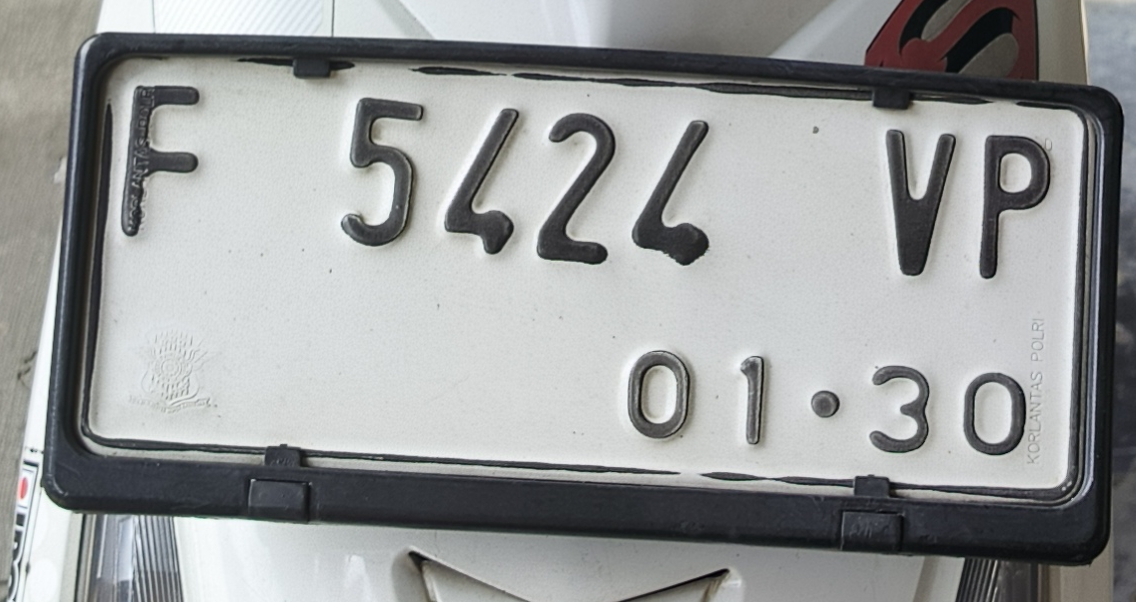
#> input picture images/plat_asli.jpg, 1136 x 602 px
$ python main.py
#> lines starting #> are read from the running program, lines starting #| are printed output that depends on the picture; after the words box and inside, x2 and y2 are one past the last pixel; in counts of white or black regions, pixels touching at a corner belong together
import os
import csv
import cv2
import imageio.v3 as iio
import numpy as np
import matplotlib.pyplot as plt

INPUT_DIR = "images"
OUTPUT_DIR = "output"
os.makedirs(OUTPUT_DIR, exist_ok=True)

DAFTAR_GAMBAR = [
    ("PLAT ASLI", "plat_asli.jpg"),
    ("PLAT TERANG", "plat_terang.jpg"),
    ("PLAT GELAP", "plat_gelap.jpg"),
]

WINDOW_W, WINDOW_H = 1400, 820
PANEL_W, PANEL_H = 680, 650
BG = (24, 25, 30)
PANEL = (36, 38, 45)
WHITE = (240, 242, 245)
MUTED = (165, 171, 182)
ACCENT = (70, 190, 255)
GREEN = (100, 220, 150)


def teks(img, text, xy, scale=0.6, color=WHITE, thickness=1):
    cv2.putText(img, str(text), xy, cv2.FONT_HERSHEY_SIMPLEX,
                scale, color, thickness, cv2.LINE_AA)


def pas_dalam(img, max_w, max_h):
    h, w = img.shape[:2]
    if h == 0 or w == 0:
        return np.zeros((max_h, max_w, 3), dtype=np.uint8)
    skala = min(max_w / w, max_h / h)
    nw, nh = max(1, int(w * skala)), max(1, int(h * skala))
    resized = cv2.resize(img, (nw, nh), interpolation=cv2.INTER_AREA)
    kanvas = np.zeros((max_h, max_w, 3), dtype=np.uint8)
    x, y = (max_w - nw) // 2, (max_h - nh) // 2
    kanvas[y:y + nh, x:x + nw] = resized
    return kanvas


def buat_panel_gambar(rgb, gray):
    panel = np.full((PANEL_H, PANEL_W, 3), PANEL, dtype=np.uint8)
    teks(panel, "IMAGE PREVIEW", (24, 34), 0.65, ACCENT, 2)
    teks(panel, "Gambar RGB", (24, 72), 0.55, WHITE, 1)
    rgb_bgr = cv2.cvtColor(rgb, cv2.COLOR_RGB2BGR)
    panel[88:323, 24:PANEL_W - 24] = pas_dalam(
        rgb_bgr, PANEL_W - 48, 235
    )
    teks(panel, "Hasil Grayscale", (24, 360), 0.55, WHITE, 1)
    gray_bgr = cv2.cvtColor(gray, cv2.COLOR_GRAY2BGR)
    panel[376:611, 24:PANEL_W - 24] = pas_dalam(
        gray_bgr, PANEL_W - 48, 235
    )
    return panel


def buat_histogram(gray):
    # OpenCV menghitung frekuensi setiap intensitas 0-255.
    hist = cv2.calcHist([gray], [0], None, [256], [0, 256]).flatten()
    hist = hist.astype(np.int64)

    chart = np.full((PANEL_H, PANEL_W, 3), PANEL, dtype=np.uint8)
    teks(chart, "GRAYSCALE HISTOGRAM", (24, 34), 0.65, ACCENT, 2)

    left, top = 48, 78
    plot_w, plot_h = PANEL_W - 80, 390
    right, bottom = left + plot_w, top + plot_h
    maksimum = max(1, int(hist.max()))

    for i in range(5):
        y = bottom - int(i * plot_h / 4)
        cv2.line(chart, (left, y), (right, y), (65, 68, 77), 1)
        teks(chart, f"{int(maksimum * i / 4):,}", (5, y + 5),
            0.36, MUTED, 1)

    for x in range(256):
        x1 = left + int(x * plot_w / 256)
        x2 = left + int((x + 1) * plot_w / 256)
        tinggi = int(hist[x] / maksimum * plot_h)
        cv2.rectangle(chart, (x1, bottom - tinggi),
                    (max(x1, x2 - 1), bottom), ACCENT, -1)

    cv2.rectangle(chart, (left, top), (right, bottom), (125, 130, 140), 1)
    for x in [0, 64, 128, 192, 255]:
        px = left + int(x / 255 * plot_w)
        teks(chart, str(x), (px - 10, bottom + 24), 0.42, MUTED, 1)

    teks(chart, "Intensitas piksel (0-255)", (left + 145, bottom + 50),
        0.5, WHITE, 1)
    teks(chart, "Jumlah Piksel", (24, 60), 0.42, MUTED, 1)

    total = int(gray.size)
    dominan = int(np.argmax(hist))
    rata = float(gray.mean())
    persen_gelap = float(np.count_nonzero(gray < 85) / total * 100)
    persen_terang = float(np.count_nonzero(gray > 170) / total * 100)

    teks(chart, f"Total piksel        : {total:,}", (28, 555), 0.52, WHITE, 1)
    teks(chart, f"Intensitas dominan  : {dominan} ({int(hist[dominan]):,} piksel)",
        (28, 583), 0.46, GREEN, 1)
    teks(chart, f"Rata-rata intensitas: {rata:.2f}", (28, 611), 0.48, WHITE, 1)
    teks(chart, f"Piksel gelap (<85): {persen_gelap:.1f}%", (28, 639),
        0.43, MUTED, 1)
    teks(chart, f"Piksel terang (>170): {persen_terang:.1f}%", (350, 639),
        0.43, MUTED, 1)
    return chart, hist


def simpan_hasil(nama, gray, hist):
    dasar = nama.lower().replace(" ", "_")
    iio.imwrite(os.path.join(OUTPUT_DIR, f"{dasar}_grayscale.png"), gray)

    with open(os.path.join(OUTPUT_DIR, f"{dasar}_histogram.csv"),
            "w", newline="", encoding="utf-8") as f:
        writer = csv.writer(f)
        writer.writerow(["Intensitas", "Jumlah Piksel"])
        writer.writerows((i, int(hist[i])) for i in range(256))

    # Matplotlib menyimpan grafik histogram untuk kebutuhan laporan.
    plt.figure(figsize=(10, 4.8))
    plt.bar(np.arange(256), hist, width=1.0, color="gray")
    plt.title(f"Histogram Grayscale - {nama}")
    plt.xlabel("Intensitas Piksel (0-255)")
    plt.ylabel("Jumlah Piksel")
    plt.xlim(0, 255)
    plt.grid(axis="y", alpha=0.25)
    plt.tight_layout()
    plt.savefig(os.path.join(OUTPUT_DIR, f"{dasar}_histogram.png"), dpi=300)
    plt.close()


def muat_gambar(path):
    rgb = iio.imread(path)
    if rgb.ndim == 2:
        rgb = cv2.cvtColor(rgb, cv2.COLOR_GRAY2RGB)
    elif rgb.ndim == 3 and rgb.shape[2] == 4:
        rgb = rgb[:, :, :3]
    if rgb.ndim != 3 or rgb.shape[2] != 3:
        raise ValueError("Format gambar harus RGB, RGBA, atau grayscale.")

    if rgb.dtype != np.uint8:
        arr = rgb.astype(np.float64)
        mn, mx = arr.min(), arr.max()
        arr = (arr - mn) * 255.0 / (mx - mn) if mx > mn else np.zeros_like(arr)
        rgb = np.clip(arr, 0, 255).astype(np.uint8)

    gray = cv2.cvtColor(rgb, cv2.COLOR_RGB2GRAY)
    return rgb, gray


def main():
    tersedia = []
    for nama, file in DAFTAR_GAMBAR:
        path = os.path.join(INPUT_DIR, file)
        if os.path.isfile(path):
            tersedia.append((nama, path))
        else:
            print(f"[PERINGATAN] Gambar tidak ditemukan: {path}")

    if not tersedia:
        print("Tidak ada gambar ditemukan. Pastikan file ada di folder images.")
        return

    data = []
    for nama, path in tersedia:
        try:
            rgb, gray = muat_gambar(path)
#> in muat_gambar, rgb is the input picture: shape (602, 1136, 3); mean R, G, B 153.3, 155.3, 155.4
            hist = np.bincount(gray.ravel(), minlength=256)
#> hist = 256 values, max 15995 at index 216, min 0 at index 255, mean 2671.4
            simpan_hasil(nama, gray, hist)
#> in simpan_hasil, `plt.savefig(os.path.join(OUTPUT_DIR, f"{dasar}_histogram.png"), dpi=300)`:
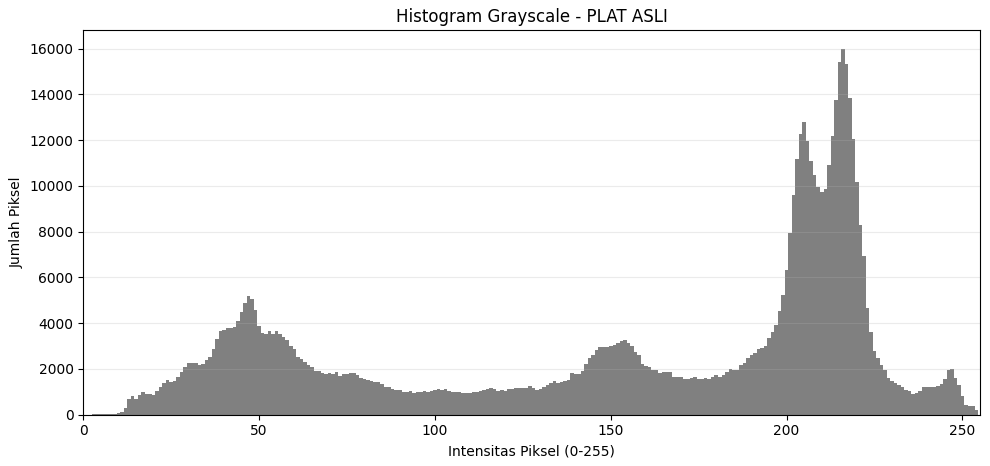
#> figure drawn by matplotlib, 1 panel; tallest bar 15995 high, from x = 215.5 to 216.5
            data.append((nama, rgb, gray, hist))
            print(f"{nama}: ukuran={gray.shape}, total piksel={gray.size:,}, "
                f"intensitas dominan={int(np.argmax(hist))}, "
                f"frekuensi={int(hist.max()):,}")
#| PLAT ASLI: ukuran=(602, 1136), total piksel=683,872, intensitas dominan=216, frekuensi=15,995
        except Exception as e:
            print(f"[ERROR] Gagal memproses {path}: {e}")
#> pass 2 of the loop in main, `for nama, path in tersedia:`:
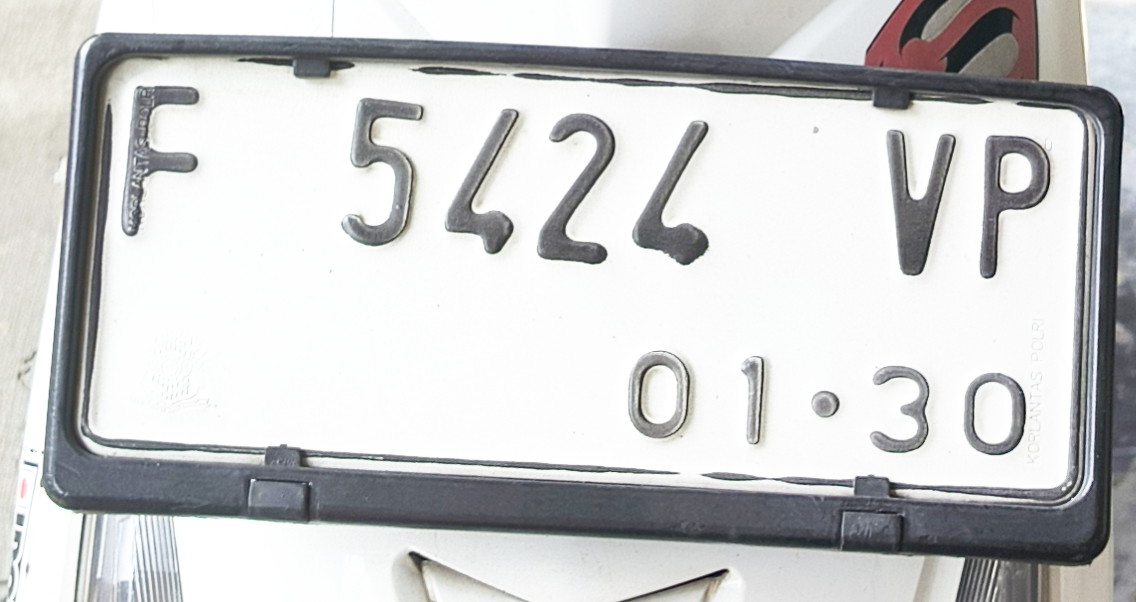
#> input picture images/plat_terang.jpg, 1136 x 602 px
#> in muat_gambar, rgb is the input picture: shape (602, 1136, 3); mean R, G, B 202, 202.8, 203.2
#> in main, `hist = np.bincount(gray.ravel(), minlength=256)`: hist = 256 values, max 94225 at index 254, min 0 at index 0, mean 2671.4
#> in simpan_hasil (call 2), `plt.savefig(os.path.join(OUTPUT_DIR, f"{dasar}_histogram.png"), dpi=300)`:
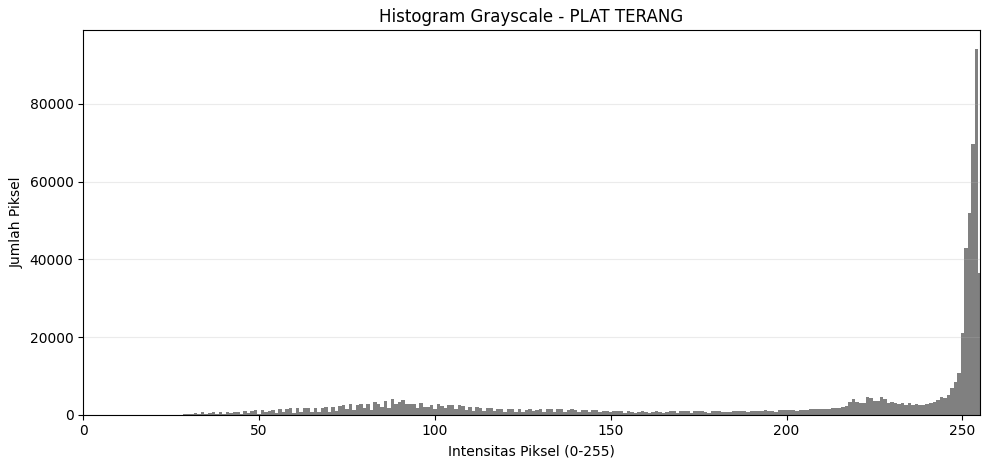
#> figure drawn by matplotlib, 1 panel; tallest bar 94225 high, from x = 253.5 to 254.5
#| PLAT TERANG: ukuran=(602, 1136), total piksel=683,872, intensitas dominan=254, frekuensi=94,225
#> pass 3 of the loop in main, `for nama, path in tersedia:`:
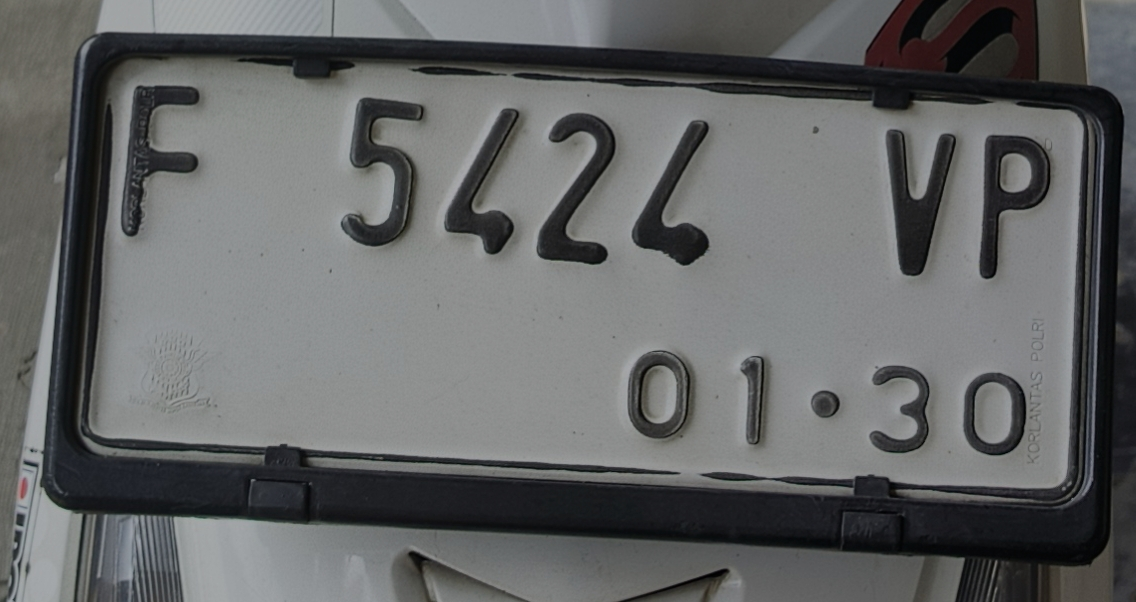
#> input picture images/plat_gelap.jpg, 1136 x 602 px
#> in muat_gambar, rgb is the input picture: shape (602, 1136, 3); mean R, G, B 100.2, 101.6, 101.8
#> in main, `hist = np.bincount(gray.ravel(), minlength=256)`: hist = 256 values, max 26737 at index 143, min 0 at index 171, mean 2671.4
#> in simpan_hasil (call 3), `plt.savefig(os.path.join(OUTPUT_DIR, f"{dasar}_histogram.png"), dpi=300)`:
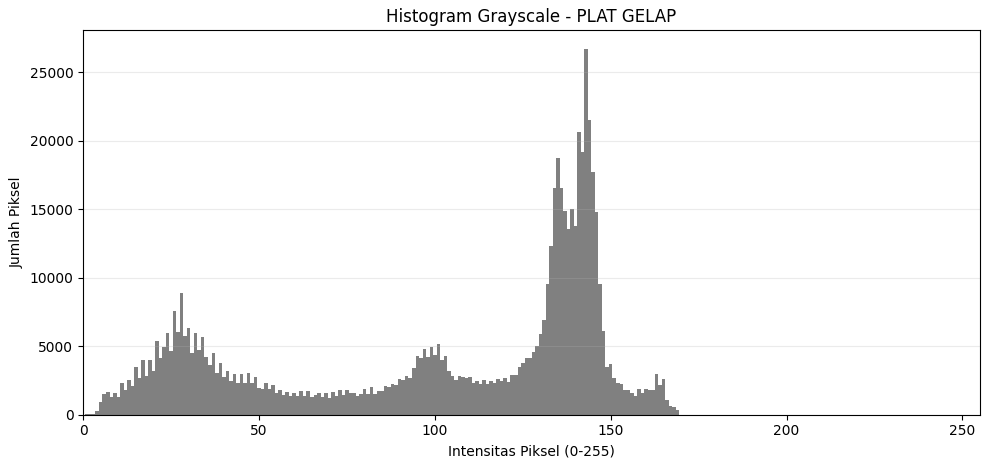
#> figure drawn by matplotlib, 1 panel; tallest bar 26737 high, from x = 142.5 to 143.5
#| PLAT GELAP: ukuran=(602, 1136), total piksel=683,872, intensitas dominan=143, frekuensi=26,737

    if not data:
        return

    index = 0
    window_name = "Analisis Histogram Citra - OpenCV"
    cv2.namedWindow(window_name, cv2.WINDOW_NORMAL)
    cv2.resizeWindow(window_name, WINDOW_W, WINDOW_H)

    while True:
        nama, rgb, gray, hist_np = data[index]
#> nama = 'PLAT ASLI'; hist_np = 256 values, max 15995 at index 216, min 0 at index 255, mean 2671.4
        canvas = np.full((WINDOW_H, WINDOW_W, 3), BG, dtype=np.uint8)
        teks(canvas, "ANALISIS HISTOGRAM CITRA", (28, 38), 0.9, WHITE, 2)
        teks(canvas, f"Objek: {nama}", (30, 72), 0.58, ACCENT, 2)
        teks(canvas, "OpenCV | NumPy | ImageIO | Matplotlib",
            (WINDOW_W - 530, 38), 0.48, MUTED, 1)
#> call 3 of teks, with text = 'OpenCV | NumPy | ImageIO | Matplotlib', xy = (870, 38), scale = 0.48, color = (165, 171, 182), thickness = 1
#> in teks (call 3), `cv2.putText(img, str(text), xy, cv2.FONT_HERSHEY_SIMPLEX, scale, color..`:
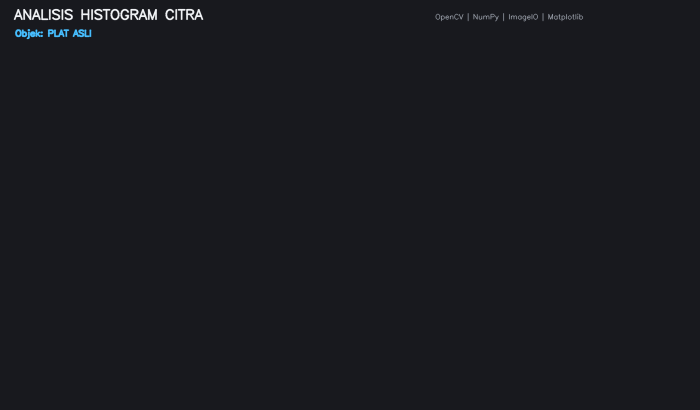
#> img: shape (820, 1400, 3) (shown at 1/2 size); mean of channels 0, 1, 2 24.8, 25.9, 31; drawn as R, G, B

        panel_gambar = buat_panel_gambar(rgb, gray)
#> in pas_dalam, `kanvas[y:y + nh, x:x + nw] = resized`:
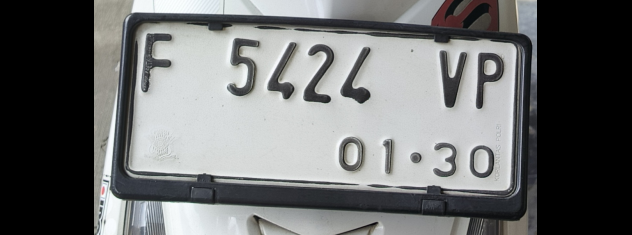
#> kanvas: shape (235, 632, 3); mean B, G, R 108.9, 108.8, 107.4
#> in buat_panel_gambar, `panel[376:611, 24:PANEL_W - 24] = pas_dalam( gray_bgr, PANEL_W - 48, 2..`:
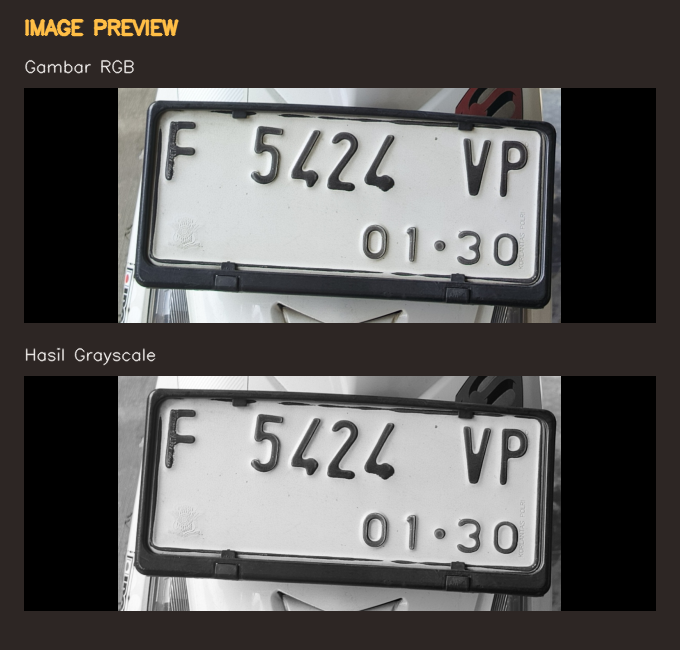
#> panel: shape (650, 680, 3); mean B, G, R 85.3, 86.3, 88.3
        panel_hist, _ = buat_histogram(gray)
#> in buat_histogram, `hist = cv2.calcHist([gray], [0], None, [256], [0, 256]).flatten()`: hist has the same summary as hist_np in main
#> in buat_histogram, `maksimum = max(1, int(hist.max()))`: maksimum = 15995
#> the loop in buat_histogram, `for x in range(256):` made 256 passes
#> tinggi on passes 1 to 3: 0, 0, 0
#> after the loop in buat_histogram, `for x in range(256):`:
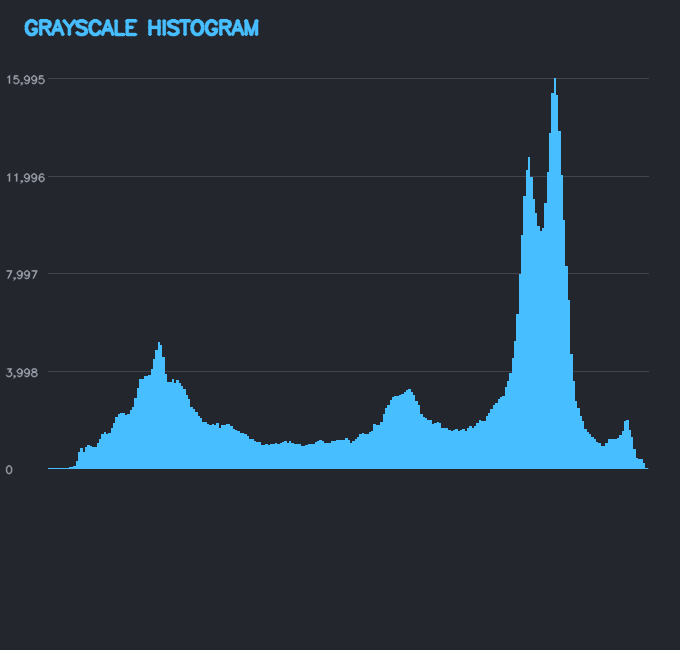
#> chart: shape (650, 680, 3); mean of channels 0, 1, 2 39.5, 52.6, 65.1; drawn as R, G, B
#> in buat_histogram, `cv2.rectangle(chart, (left, top), (right, bottom), (125, 130, 140), 1)`: chart: shape (650, 680, 3); 0.45% of pixels changed, all inside (x1, y1, x2, y2) = (48, 78, 649, 469)
#> after the loop in buat_histogram, `for x in [0, 64, 128, 192, 255]:`:
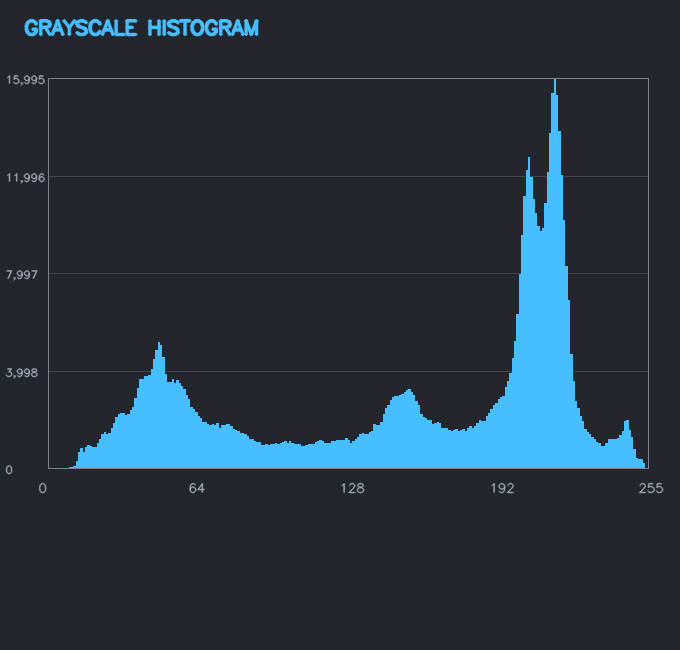
#> chart: shape (650, 680, 3); mean of channels 0, 1, 2 39.9, 52.9, 65.3; drawn as R, G, B
#> in buat_histogram, `dominan = int(np.argmax(hist))`: dominan = 216
#> in buat_histogram, `rata = float(gray.mean())`: rata = 154.7
#> in buat_histogram, `persen_gelap = float(np.count_nonzero(gray < 85) / total * 100)`: persen_gelap = 25.21
#> in buat_histogram, `persen_terang = float(np.count_nonzero(gray > 170) / total * 100)`: persen_terang = 54.77
        y_start = 105
        canvas[y_start:y_start + PANEL_H, 20:20 + PANEL_W] = panel_gambar
        canvas[y_start:y_start + PANEL_H, 700:700 + PANEL_W] = panel_hist

        teks(canvas, "Pilih gambar: [1] Asli  [2] Terang  [3] Gelap",
            (25, 790), 0.52, WHITE, 1)
        teks(canvas, "[A] Simpan tampilan  |  [Q] Keluar",
            (650, 790), 0.52, GREEN, 1)
#> in teks (call 26), `cv2.putText(img, str(text), xy, cv2.FONT_HERSHEY_SIMPLEX, scale, color..`:
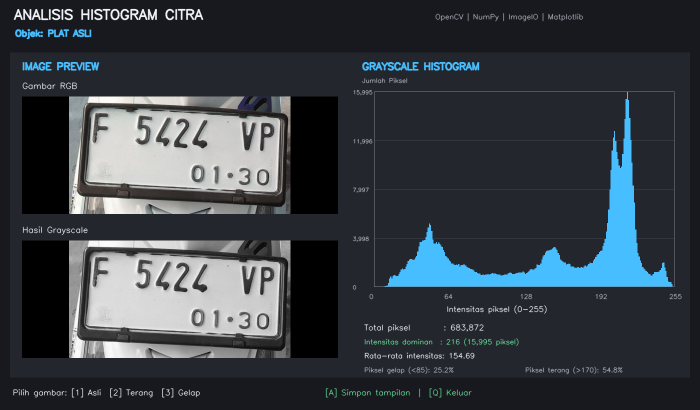
#> img: shape (820, 1400, 3) (shown at 1/2 size); mean of channels 0, 1, 2 55.2, 61.2, 67.8; drawn as R, G, B
        cv2.imshow(window_name, canvas)

        key = cv2.waitKey(0) & 0xFF
#> (key q is pressed here)
        if key in (ord("q"), ord("Q"), 27):
            break
        elif key == ord("1") and len(data) >= 1:
            index = 0
        elif key == ord("2") and len(data) >= 2:
            index = 1
        elif key == ord("3") and len(data) >= 3:
            index = 2
        elif key in (ord("a"), ord("A")):
            dasar = nama.lower().replace(" ", "_")
            path = os.path.join(OUTPUT_DIR, f"{dasar}_ui_opencv.png")
            cv2.imwrite(path, canvas)
            print(f"Tampilan disimpan: {path}")

    cv2.destroyAllWindows()
    print(f"Selesai. Semua hasil tersimpan di folder '{OUTPUT_DIR}'.")


if __name__ == "__main__":
    main()
